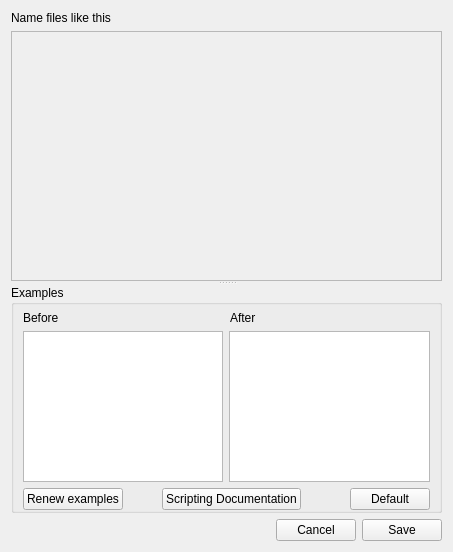
<?xml version="1.0" encoding="UTF-8"?>
<ui version="4.0">
 <class>RenamingEditorOptionsPage</class>
 <widget class="QWidget" name="RenamingEditorOptionsPage">
  <property name="windowModality">
   <enum>Qt::WindowModal</enum>
  </property>
  <property name="enabled">
   <bool>true</bool>
  </property>
  <property name="geometry">
   <rect>
    <x>0</x>
    <y>0</y>
    <width>453</width>
    <height>552</height>
   </rect>
  </property>
  <property name="sizePolicy">
   <sizepolicy hsizetype="Expanding" vsizetype="Preferred">
    <horstretch>0</horstretch>
    <verstretch>0</verstretch>
   </sizepolicy>
  </property>
  <layout class="QVBoxLayout" name="verticalLayout_5" stretch="0,0">
   <item>
    <layout class="QVBoxLayout" name="verticalLayout_2">
     <property name="topMargin">
      <number>0</number>
     </property>
     <property name="bottomMargin">
      <number>0</number>
     </property>
     <item>
      <widget class="QLabel" name="file_naming_format_label">
       <property name="text">
        <string>Name files like this</string>
       </property>
      </widget>
     </item>
     <item>
      <widget class="QFrame" name="frame">
       <property name="minimumSize">
        <size>
         <width>0</width>
         <height>20</height>
        </size>
       </property>
       <property name="frameShape">
        <enum>QFrame::NoFrame</enum>
       </property>
       <property name="frameShadow">
        <enum>QFrame::Raised</enum>
       </property>
       <property name="lineWidth">
        <number>0</number>
       </property>
       <layout class="QVBoxLayout" name="verticalLayout_3">
        <property name="leftMargin">
         <number>0</number>
        </property>
        <property name="topMargin">
         <number>0</number>
        </property>
        <property name="rightMargin">
         <number>0</number>
        </property>
        <property name="bottomMargin">
         <number>0</number>
        </property>
        <item>
         <widget class="QSplitter" name="splitter">
          <property name="orientation">
           <enum>Qt::Vertical</enum>
          </property>
          <widget class="ScriptTextEdit" name="file_naming_format">
           <property name="enabled">
            <bool>false</bool>
           </property>
           <property name="sizePolicy">
            <sizepolicy hsizetype="Expanding" vsizetype="MinimumExpanding">
             <horstretch>0</horstretch>
             <verstretch>0</verstretch>
            </sizepolicy>
           </property>
           <property name="minimumSize">
            <size>
             <width>0</width>
             <height>250</height>
            </size>
           </property>
           <property name="cursor" stdset="0">
            <cursorShape>IBeamCursor</cursorShape>
           </property>
           <property name="tabChangesFocus">
            <bool>false</bool>
           </property>
           <property name="lineWrapMode">
            <enum>QTextEdit::NoWrap</enum>
           </property>
           <property name="tabStopWidth">
            <number>20</number>
           </property>
           <property name="acceptRichText">
            <bool>false</bool>
           </property>
           <property name="textInteractionFlags">
            <set>Qt::TextEditorInteraction</set>
           </property>
          </widget>
          <widget class="QGroupBox" name="groupBox">
           <property name="sizePolicy">
            <sizepolicy hsizetype="Preferred" vsizetype="Expanding">
             <horstretch>0</horstretch>
             <verstretch>0</verstretch>
            </sizepolicy>
           </property>
           <property name="minimumSize">
            <size>
             <width>0</width>
             <height>150</height>
            </size>
           </property>
           <property name="title">
            <string>Examples</string>
           </property>
           <layout class="QVBoxLayout" name="verticalLayout_4">
            <property name="topMargin">
             <number>6</number>
            </property>
            <property name="bottomMargin">
             <number>0</number>
            </property>
            <item>
             <layout class="QHBoxLayout" name="horizontalLayout_3">
              <item>
               <widget class="QLabel" name="example_filename_before_label">
                <property name="text">
                 <string>Before</string>
                </property>
               </widget>
              </item>
              <item>
               <widget class="QLabel" name="example_filename_after_label">
                <property name="text">
                 <string>After</string>
                </property>
               </widget>
              </item>
             </layout>
            </item>
            <item>
             <layout class="QHBoxLayout" name="horizontalLayout_2">
              <item>
               <widget class="QListWidget" name="example_filename_before"/>
              </item>
              <item>
               <widget class="QListWidget" name="example_filename_after"/>
              </item>
             </layout>
            </item>
            <item>
             <layout class="QHBoxLayout" name="horizontalLayout">
              <property name="spacing">
               <number>2</number>
              </property>
              <item>
               <widget class="QPushButton" name="example_filename_sample_files_button">
                <property name="text">
                 <string>Renew examples</string>
                </property>
               </widget>
              </item>
              <item>
               <spacer name="horizontalSpacer">
                <property name="orientation">
                 <enum>Qt::Horizontal</enum>
                </property>
                <property name="sizeHint" stdset="0">
                 <size>
                  <width>40</width>
                  <height>20</height>
                 </size>
                </property>
               </spacer>
              </item>
              <item>
               <widget class="QPushButton" name="scripting_documentation_button">
                <property name="text">
                 <string>Scripting Documentation</string>
                </property>
               </widget>
              </item>
              <item>
               <spacer name="horizontalSpacer_2">
                <property name="orientation">
                 <enum>Qt::Horizontal</enum>
                </property>
                <property name="sizeHint" stdset="0">
                 <size>
                  <width>40</width>
                  <height>20</height>
                 </size>
                </property>
               </spacer>
              </item>
              <item>
               <widget class="QLabel" name="renaming_error">
                <property name="text">
                 <string/>
                </property>
                <property name="alignment">
                 <set>Qt::AlignCenter</set>
                </property>
               </widget>
              </item>
              <item>
               <widget class="QPushButton" name="file_naming_format_default">
                <property name="sizePolicy">
                 <sizepolicy hsizetype="Fixed" vsizetype="Fixed">
                  <horstretch>0</horstretch>
                  <verstretch>0</verstretch>
                 </sizepolicy>
                </property>
                <property name="minimumSize">
                 <size>
                  <width>0</width>
                  <height>0</height>
                 </size>
                </property>
                <property name="text">
                 <string>Default</string>
                </property>
               </widget>
              </item>
             </layout>
            </item>
           </layout>
          </widget>
         </widget>
        </item>
       </layout>
      </widget>
     </item>
    </layout>
   </item>
   <item>
    <layout class="QHBoxLayout" name="horizontalLayout_4">
     <property name="topMargin">
      <number>0</number>
     </property>
     <item>
      <spacer name="horizontalSpacer_3">
       <property name="orientation">
        <enum>Qt::Horizontal</enum>
       </property>
       <property name="sizeHint" stdset="0">
        <size>
         <width>40</width>
         <height>20</height>
        </size>
       </property>
      </spacer>
     </item>
     <item>
      <widget class="QPushButton" name="file_naming_editor_cancel">
       <property name="text">
        <string>Cancel</string>
       </property>
      </widget>
     </item>
     <item>
      <widget class="QPushButton" name="file_naming_editor_save">
       <property name="text">
        <string>Save</string>
       </property>
      </widget>
     </item>
    </layout>
   </item>
  </layout>
 </widget>
 <customwidgets>
  <customwidget>
   <class>ScriptTextEdit</class>
   <extends>QTextEdit</extends>
   <header location="global">picard.ui.widgets.scripttextedit</header>
  </customwidget>
 </customwidgets>
 <tabstops>
  <tabstop>file_naming_format_default</tabstop>
 </tabstops>
 <resources/>
 <connections/>
</ui>
